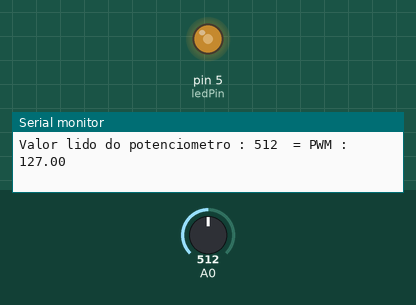
A sketch run on a simulated Arduino Uno, built with avr-gcc and run on an emulated ATmega328P. Parts: output pins drawn as LEDs (lit = HIGH), the last lines printed to the serial monitor. The test bench sets the inputs (shaded band); at power-on: A0 = 512.

Above: at 1.2 s.
1.3 s: A0 set to 413
At 2.2 s:
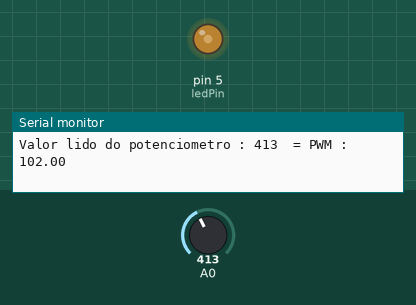
4.3 s: A0 set to 393
At 5.5 s:
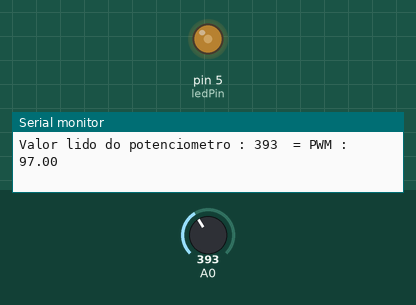
7.3 s: A0 set to 716
At 8.1 s:
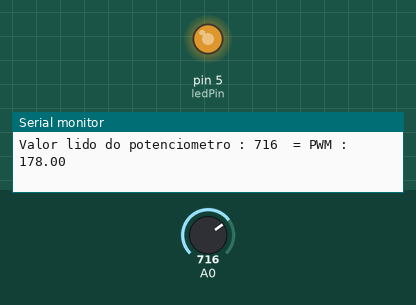
8.8 s: A0 set to 122
At 9.5 s:
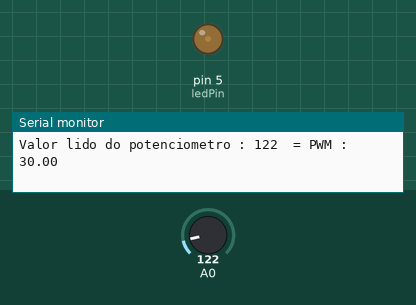
10.3 s: A0 set to 110
At 11.7 s:
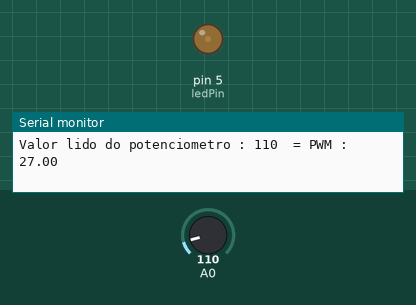
13.3 s: A0 set to 91
At 14.7 s:
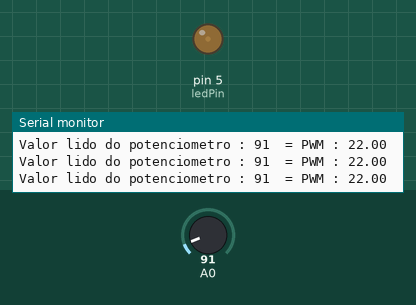
Timing chart, 0 to 16.3 s (numbered marks = the images above; inputs shaded):
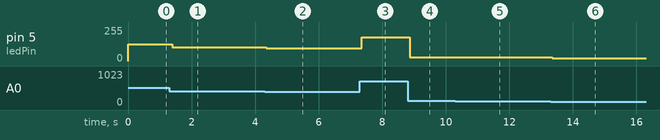

Measured:
- after the input at 1.3 s, pin 5 (ledPin): 127/255 → 102/255 after 0.09 s
- after the input at 4.3 s, pin 5 (ledPin): 102/255 → 97/255 after 0.05 s
- after the input at 7.3 s, pin 5 (ledPin): 97/255 → 178/255 after 0.06 s
- after the input at 8.8 s, pin 5 (ledPin): 178/255 → 30/255 after 0.07 s
- after the input at 10.3 s, pin 5 (ledPin): 30/255 → 27/255 after 0.10 s
- after the input at 13.3 s, pin 5 (ledPin): 27/255 → 22/255 after 0.05 s

The sketch:

01_LED_Modulacao_de_Pulso.ino
```cpp
const int ledPin = 5;
int valor = 0;
float pwm = 0;

void setup()
{
  Serial.begin(9600);
  pinMode(ledPin, OUTPUT);
}

void loop()
{
  valor = analogRead(A0);

  pwm = map(valor, 0, 1023, 0, 255);

  Serial.print("Valor lido do potenciometro : ");
  Serial.print(valor);
  Serial.print("	= PWM : ");
  Serial.println(pwm);

  analogWrite(5, pwm);
}
```
